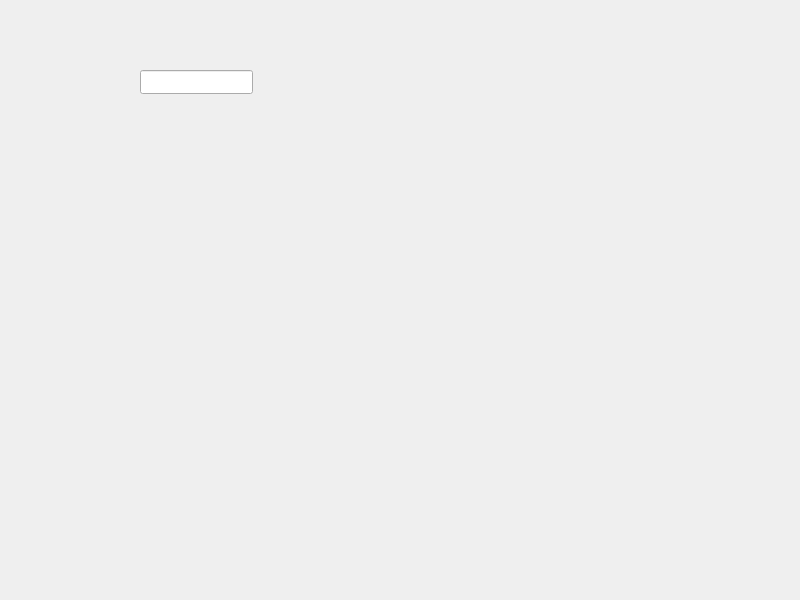
<?xml version="1.0" encoding="UTF-8"?>
<ui version="4.0">
 <class>MainWindow</class>
 <widget class="QMainWindow" name="MainWindow">
  <property name="geometry">
   <rect>
    <x>0</x>
    <y>0</y>
    <width>800</width>
    <height>600</height>
   </rect>
  </property>
  <property name="windowTitle">
   <string>MainWindow</string>
  </property>
  <widget class="QWidget" name="centralwidget">
   <widget class="QLabel" name="label">
    <property name="geometry">
     <rect>
      <x>150</x>
      <y>240</y>
      <width>49</width>
      <height>16</height>
     </rect>
    </property>
    <property name="text">
     <string/>
    </property>
   </widget>
   <widget class="QLineEdit" name="lineEdit">
    <property name="geometry">
     <rect>
      <x>140</x>
      <y>70</y>
      <width>113</width>
      <height>24</height>
     </rect>
    </property>
   </widget>
  </widget>
 </widget>
 <resources/>
 <connections/>
</ui>
